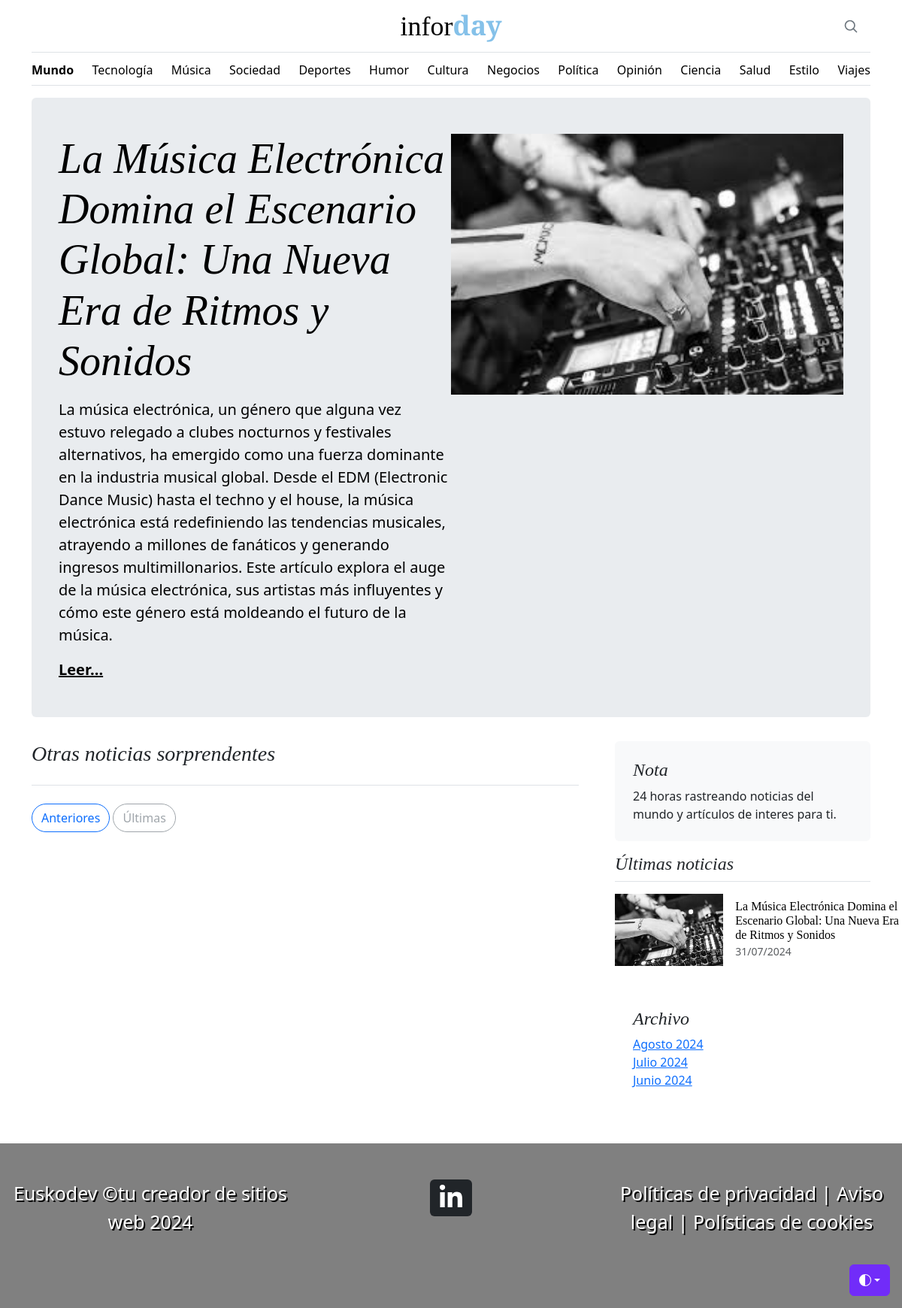
The page /newsByFilter/Music/ on the database its author committed.
### applications/home/models.py (models this page shows, shortened)
class News(models.Model):
    date_time = models.DateTimeField(auto_now_add=True)
    title = models.CharField(max_length=255)
    image = models.ImageField(upload_to='static/img', blank=True, null=True)
    author = models.ForeignKey(User, on_delete=models.CASCADE)
    content = HTMLField( blank=True,null=True)
    summary = HTMLField( blank=True,null=True)
    category = models.ForeignKey(Category, on_delete=models.CASCADE, blank=True,null=True)
    highlight1 = models.BooleanField(blank=True,null=True)
    highlight2 = models.BooleanField(blank=True,null=True)
    highlight3 = models.BooleanField(blank=True,null=True)
    recent_post1 = models.BooleanField(blank=True,null=True)
    recent_post2 = models.BooleanField(blank=True,null=True)
    recent_post3 = models.BooleanField(blank=True,null=True)

### applications/home/views.py (the view)
# urls.py: path('newsByFilter/<str:category>/', views.NewsByCategoryView.as_view(), name='newsByQuestion'),
class NewsByCategoryView(ListView):
    model = News
    template_name = 'home/categoria.html'
    def get_context_data(self, **kwargs):
        context = super().get_context_data(**kwargs)
        categoryName = self.kwargs['category']
        print(categoryName)
        print(categoryName)
        print(categoryName)
        print(categoryName)
        context['news_selection'] = News.objects.filter(category__name = categoryName).order_by('-id')
        return context

### templates/home/categoria.html (shortened to what this page needs)
{% load static %}
<!doctype html>
<html lang="en" data-bs-theme="auto">
<head>
  <link href="https://cdn.jsdelivr.net/npm/bootstrap@5.3.3/dist/css/bootstrap.min.css" rel="stylesheet"
>
  <link rel="stylesheet" href="https://cdn.jsdelivr.net/npm/@docsearch/css@3">
  <link href="../assets/dist/css/bootstrap.min.css" rel="stylesheet">
  <link href="{% static 'css/blog.css' %}" rel="stylesheet">
</head>
<body id="home">
  <div class="dropdown position-fixed bottom-0 end-0 mb-3 me-3 bd-mode-toggle">
    <button class="btn btn-bd-primary py-2 dropdown-toggle d-flex align-items-center" id="bd-theme" type="button"
      aria-expanded="false" data-bs-toggle="dropdown" aria-label="Toggle theme (auto)">
      <svg class="bi my-1 theme-icon-active" width="1em" height="1em">
        <use href="#circle-half"></use>
      </svg>
    </button>
  </div>
  <div class="container">
    <header class="border-bottom lh-1 py-3">
      <div class="row flex-nowrap justify-content-between align-items-center">
        <div class="col-4 pt-1">
        </div>
        <div class="col-4 text-center" style="background-color:;">
          <a class="blog-header-logo text-body-emphasis text-decoration-none" href="{% url 'home_app:home' %}">infor<b
              class="" style="color: #85c1e9;">day</b></a>
        </div>
        <div class="col-4 d-flex justify-content-end align-items-center">
          <a class="link-secondary" href="#" aria-label="Search">
            <svg xmlns="http://www.w3.org/2000/svg" width="20" height="20" fill="none" stroke="currentColor"
              stroke-linecap="round" stroke-linejoin="round" stroke-width="2" class="mx-3" role="img"
              viewBox="0 0 24 24">
              <title>Search</title>
              <circle cx="10.5" cy="10.5" r="7.5" />
              <path d="M21 21l-5.2-5.2" />
            </svg>
          </a>
        </div>
      </div>
    </header>
    <div class="nav-scroller py-1 mb-3 border-bottom">
      <nav class="nav nav-underline justify-content-between">
        <a class="nav-item nav-link link-body-emphasis active"
          href="{% url 'home_app:newsByQuestion' category='World' %}">Mundo</a>
        <a class="nav-item nav-link link-body-emphasis"
          href="{% url 'home_app:newsByQuestion' category='Technology' %}">Tecnología</a>
        <a class="nav-item nav-link link-body-emphasis"
          href="{% url 'home_app:newsByQuestion' category='Music' %}">Música</a>
        <a class="nav-item nav-link link-body-emphasis"
          href="{% url 'home_app:newsByQuestion' category='Society' %}">Sociedad</a>
        <a class="nav-item nav-link link-body-emphasis"
          href="{% url 'home_app:newsByQuestion' category='Sport' %}">Deportes</a>
        <a class="nav-item nav-link link-body-emphasis"
          href="{% url 'home_app:newsByQuestion' category='Humor' %}">Humor</a>
        <a class="nav-item nav-link link-body-emphasis"
          href="{% url 'home_app:newsByQuestion' category='Culture' %}">Cultura</a>
        <a class="nav-item nav-link link-body-emphasis"
          href="{% url 'home_app:newsByQuestion' category='Business' %}">Negocios</a>
        <a class="nav-item nav-link link-body-emphasis"
          href="{% url 'home_app:newsByQuestion' category='Politics' %}">Política</a>
        <a class="nav-item nav-link link-body-emphasis"
          href="{% url 'home_app:newsByQuestion' category='Opinion' %}">Opinión</a>
        <a class="nav-item nav-link link-body-emphasis"
          href="{% url 'home_app:newsByQuestion' category='Science' %}">Ciencia</a>
        <a class="nav-item nav-link link-body-emphasis"
          href="{% url 'home_app:newsByQuestion' category='Health' %}">Salud</a>
        <a class="nav-item nav-link link-body-emphasis"
          href="{% url 'home_app:newsByQuestion' category='Style' %}">Estilo</a>
        <a class="nav-item nav-link link-body-emphasis"
          href="{% url 'home_app:newsByQuestion' category='Travel' %}">Viajes</a>
      </nav>
    </div>
  </div>
  <main class="container">
    {% for news in news_selection %}
    {% if forloop.counter == 1 %}
    {% autoescape off %}
    <div class="p-4 p-md-5 mb-4 rounded text-body-emphasis bg-body-secondary">
      <div class="row">
        <a href="{% url 'home_app:news-detail' news.id %}" style="text-decoration:none; color:black;">
          <div class="col-lg-6 px-0">
            <h1 class="display-4 fst-italic">{{ news.title }}</h1>
            <p class="lead my-3">{{ news.summary }}</p>
            <p class="lead mb-0"><a href="{% url 'home_app:news-detail' news.id %}"
                class="text-body-emphasis fw-bold">Leer...</a></p>
          </div>
          <div class="col-lg-6 px-0 p-0 m-0">
            <a href="{% url 'home_app:news-detail' news.id %}">
              <img class="w-100" height="" src="{{ news.image.url }}">
            </a>
          </div>
        </a>
      </div>
    </div>
    {% endautoescape%}
    {% endif %}
    {% endfor %}
    <div class="row g-5">
      <div class="col-md-8">
        <h3 class="pb-4 mb-4 fst-italic border-bottom">
          Otras noticias sorprendentes
        </h3>
        <nav class="blog-pagination" aria-label="Pagination">
          <a class="btn btn-outline-primary rounded-pill" href="#">Anteriores</a>
          <a class="btn btn-outline-secondary rounded-pill disabled" aria-disabled="true">Últimas</a>
        </nav>
      </div>
      <div class="col-md-4">
        <div class="position-sticky" style="top: 2rem;">
          <div class="p-4 mb-3 bg-body-tertiary rounded">
            <h4 class="fst-italic">Nota</h4>
            <p class="mb-0">24 horas rastreando noticias del mundo y artículos de interes para ti.</p>
          </div>
          <div>
            <h4 class="fst-italic">Últimas noticias</h4>
            <ul class="list-unstyled">
              {% for news in news_selection %}
              <li>
                <a class="d-flex flex-column flex-lg-row gap-3 align-items-start align-items-lg-center py-3 link-body-emphasis text-decoration-none border-top"
                  href="{% url 'home_app:news-detail' news.id %}">
                  <img src="{{ news.image.url }}" width="100%" height="96">
                  <div class="col-lg-8">
                    <h6 class="mb-0">{{ news.title }}</h6>
                    <small class="text-body-secondary">{{ news.date_time|date:"d/m/Y" }}</small>
                  </div>
                </a>
              </li>
              {% endfor %}
            </ul>
          </div>
          <div class="p-4">
            <h4 class="fst-italic">Archivo</h4>
            <ol class="list-unstyled mb-0">
              <li><a href="#">Agosto 2024</a></li>
              <li><a href="#">Julio 2024</a></li>
              <li><a href="#">Junio 2024</a></li>
            </ol>
          </div>
          <div class="p-4">
          </div>
        </div>
      </div>
    </div>
  </main>
  <div class="container-fluid" style="background-color: gray; padding-bottom: 8%;">
    <div class="row">
      <div class=" col-lg-4 text-white text-center mt-5" style="font-size: 25px;  text-shadow: 2px 2px black;">
        Euskodev &copy;tu creador de sitios web 2024</div>
      <div class="col-lg-4 text-center mt-5">
        <a href="https://www.linkedin.com/company/euskodev/">
          <button class="btn bg-dark">
          </button>
        </a>
      </div>
      <div class=" col-lg-4 text-center mt-5" style="font-size: 25px;  text-shadow: 2px 2px black;">
        <a class="text-decoration-none text-white text-center mt-5" href="Politicas_de_privacidad"
          target="_blank">Políticas de
          privacidad |</a>
        <a class="text-white text-decoration-none" href="Aviso_legal" target="_blank">Aviso legal | </a>
        <a class="text-white text-decoration-none" href="Politicas_de_cookies" target="_blank">Polísticas de
          cookies</a>
      </div>
    </div>
  </div>
</body>
</html>

### static/css/blog.css (style rules this page uses)
.blog-header-logo { font-family: "Playfair Display", Georgia, "Times New Roman", serif; font-size: 2.25rem; }
h1, h2, h3, h4, h5, h6 { font-family: "Playfair Display", Georgia, "Times New Roman", serif; }
.blog-pagination { margin-bottom: 4rem; }

### templates/home/categoria.html (style rules this page uses)
.bi { vertical-align: -.125em; fill: currentColor; }
.nav-scroller { position: relative; z-index: 2; height: 2.75rem; overflow-y: hidden; }
.nav-scroller .nav { display: flex; flex-wrap: nowrap; padding-bottom: 1rem; margin-top: -1px; overflow-x: auto; text-align: center; white-space: nowrap; -webkit-overflow-scrolling: touch; }
.btn-bd-primary { --bd-violet-bg: #712cf9; --bd-violet-rgb: 112.520718, 44.062154, 249.437846; --bs-btn-font-weight: 600; --bs-btn-color: var(--bs-white); --bs-btn-bg: var(--bd-violet-bg); --bs-btn-border-color: var(--bd-violet-bg); --bs-btn-hover-color: var(--bs-white); --bs-btn-hover-bg: #6528e0; --bs-btn-hover-border-color: #6528e0; --bs-btn-focus-shadow-rgb: var(--bd-violet-rgb); --bs-btn-active-color: var(--bs-btn-hover-color); --bs-btn-active-bg: #5a23c8; --bs-btn-active-border-color: #5a23c8; }
.bd-mode-toggle { z-index: 1500; }

### rows shown on the page
News: title "La Música Electrónica Domina el Escenario Global: Una Nueva Era de Ritmos y Sonidos", summary "La música electrónica, un género que alguna vez estuvo relegado a clubes nocturnos y festivales alternativos, ha emergido como una fuerza dominante en la industria musical global. Desde el EDM (Electronic Dance Music) hasta el techno y el house, la música electrónica está redefiniendo las tendencias musicales, atrayendo a millones de fanáticos y generando ingresos multimillonarios. Este artículo explora el auge de la música electrónica, sus artistas más influyentes y cómo este género está moldeando el futuro de la música.", image (picture), date_time "31/07/2024"
